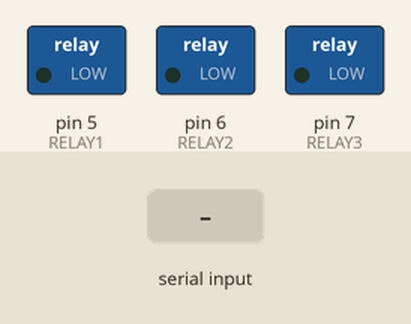
The program below on a simulated Arduino Nano, built with avr-gcc and run on an emulated ATmega328P. On the bench: switched loads named in the program (green lamp = pin HIGH). The test bench sets the inputs (shaded band). What the program prints to the serial monitor is not drawn.

Above: at 1.2 s.
1.3 s: "bat_den_mot\n" received over the second serial link
At 2.1 s:
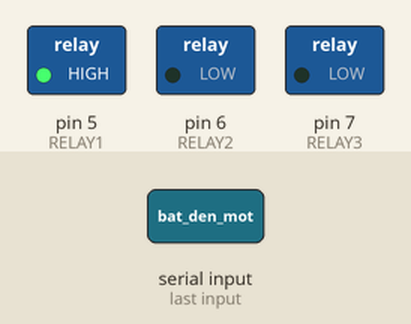
2.8 s: "bat_den_hai\n" received over the second serial link
At 3.3 s:
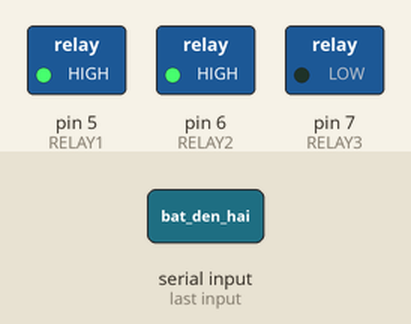
4.3 s: "tat_den_mot\n" received over the second serial link
At 5.5 s:
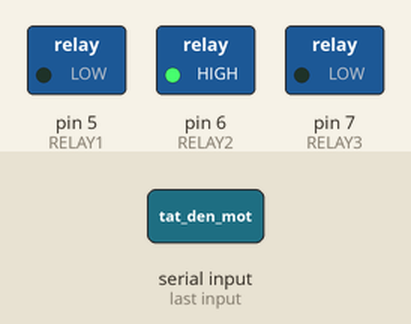
5.8 s: "bat_den_ba\n" received over the second serial link
At 6.7 s:
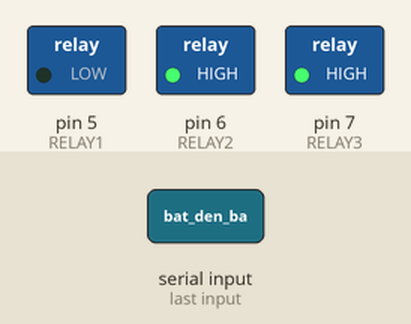
7.3 s: "tat_den_hai\n" received over the second serial link
At 7.9 s:
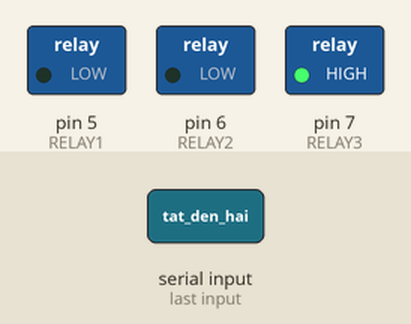
8.8 s: "bat_den_mot\n" received over the second serial link
At 10.2 s:
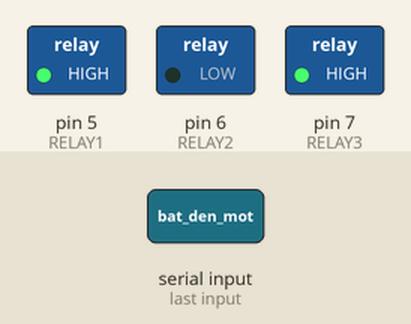
Timing chart, 0 to 11.3 s (numbered marks = the images above; inputs shaded):
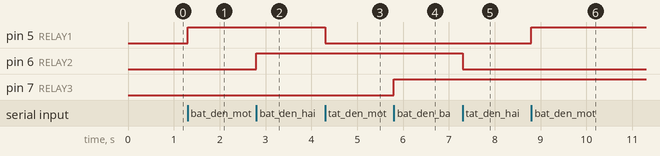

The program:

main.cpp
```cpp
#include <SoftwareSerial.h>
#include <Arduino.h>
#define RELAY1 5
#define RELAY2 6
#define RELAY3 7

SoftwareSerial hc12(10, 11); // RX, TX

void setup()
{
  Serial.begin(9600);
  hc12.begin(9600);

  pinMode(RELAY1, OUTPUT);
  pinMode(RELAY2, OUTPUT);
  pinMode(RELAY3, OUTPUT);

  digitalWrite(RELAY1, LOW);
  digitalWrite(RELAY2, LOW);
  digitalWrite(RELAY3, LOW);
}

void loop()
{
  if (hc12.available())
  {
    String cmd = hc12.readStringUntil('\n');
    cmd.trim();

    Serial.println("Lệnh nhận: " + cmd);

    if (cmd == "bat_den_mot")
    {
      digitalWrite(RELAY1, HIGH);
    }
    else if (cmd == "tat_den_mot")
    {
      digitalWrite(RELAY1, LOW);
    }
    else if (cmd == "bat_den_hai")
    {
      digitalWrite(RELAY2, HIGH);
    }
    else if (cmd == "tat_den_hai")
    {
      digitalWrite(RELAY2, LOW);
    }
    else if (cmd == "bat_den_ba")
    {
      digitalWrite(RELAY3, HIGH);
    }
    else if (cmd == "tat_den_ba")
    {
      digitalWrite(RELAY3, LOW);
    }
  }
}
```

Measured:
- after the input at 1.3 s, pin 5 (RELAY1): LOW → HIGH at once
- after the input at 2.8 s, pin 6 (RELAY2): LOW → HIGH at once
- after the input at 4.3 s, pin 5 (RELAY1): HIGH → LOW at once
- after the input at 5.8 s, pin 7 (RELAY3): LOW → HIGH at once
- after the input at 7.3 s, pin 6 (RELAY2): HIGH → LOW at once
- after the input at 8.8 s, pin 5 (RELAY1): LOW → HIGH at once
